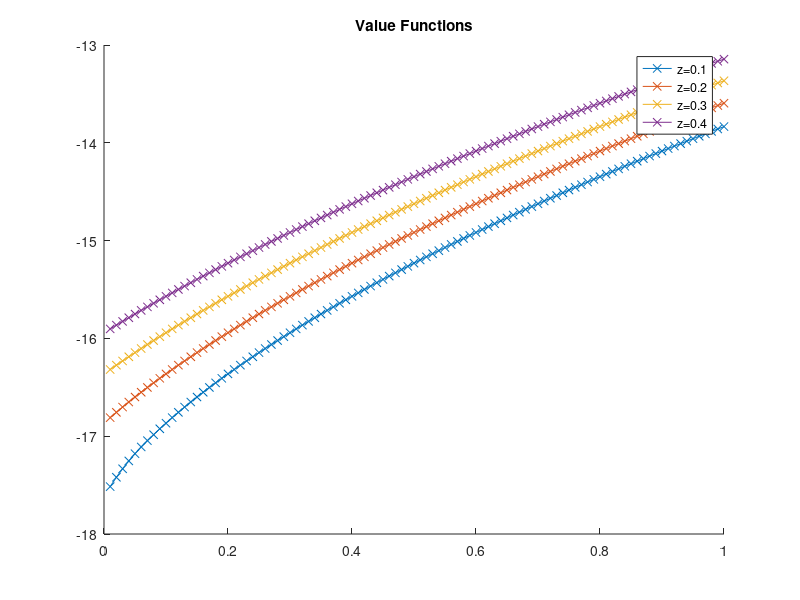
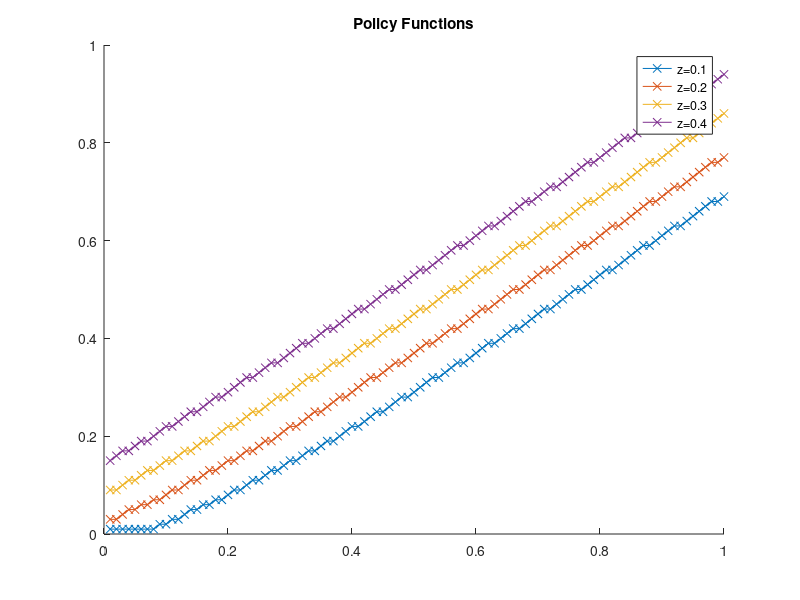

MATLAB code for these plots, in order: (Note: this script raises an error after producing the figures.)
% Infinite Horizon Stochastic Dynamic Programming: 
% Cake Eating with IID Shocks
clc; clear all;close all;

% x: Cake
% z: Endowment Shock
% V(x, z) = max u(x + z - x') + b * E[V(x', z')]
% s.t. 0 <= x' <= x + z

% Params
beta = 0.9;
u = @(c) log(c);
P = [0.4 0.3 0.2 0.1];
Z = [0.1, 0.2, 0.3, 0.4];

% State and Control Space
NX = 100;
NY = 100;
NZ = 4; 
NJ = 100;
lambda = 1; % sampling parameter
MAX = 1.0;
MIN = 0.01;
Xstate = linspace(MIN^(1/lambda), MAX^(1/lambda), NX).^lambda;
Zstate = Z;
control = linspace(MIN^(1/lambda), MAX^(1/lambda), NY).^lambda;

% Utility, Policy and Value Functions
U = zeros(NX, NZ, NY);
V = zeros(NX, NZ, NJ);
Y = zeros(NX, NZ, NJ);

% Utility
for ix = 1:NX
    for iz = 1:NZ
        for iy = 1:NY 
        if control(iy) < Xstate(ix)+Zstate(iz)
            % Feasible Controls
            U(ix, iz, iy) = u(Xstate(ix)+Zstate(iz)-control(iy));
        else
            % Infeasible Controls
            U(ix, iz, iy) = -1000000000;
        end
    end
    end
end

% Value Function Iteration
for ij = NJ-1:-1:1  
    for ix = 1:NX 
        for iz = 1:NZ
            
            %for ixp = 1:NX 
            % V(x, z) = max u(x + z - x') + b * E[V(x', z')]
            %Vtemp = U(ix, iz, ixp) + beta * dot(P,V(ixp, :, ij+1))
            %end
        
         [V(ix, iz, ij), iymax] = max(squeeze(U(ix, iz, :)) + beta*(0.4*V(:, 1, ij+1)+0.3*V(:, 2, ij+1)+0.2*V(:, 3, ij+1)+0.1*V(:, 4, ij+1)));    

        %[V(ix, iz, ij), iymax] = max(reshape(U(ix, iz, :),[1,NY]) + beta*reshape(dot(repmat(P,NX,1),V(:, :, ij+1),2), [1,NY]));    
        Y(ix, iz, ij) = control(iymax);
        end 
    end
end

% Value Functions
figure(1);
hold on;
for i = 1:NZ
    plot(Xstate, V(:, i, 1), '-x');
end
title('Value Functions')
legend('z=0.1', 'z=0.2', 'z=0.3', 'z=0.4')
hold off; 

% Policy Functions
figure(2);
hold on;
for i = 1:NZ
    plot(Xstate, Y(:, i, 1), '-x');
end
title('Policy Functions')
legend('z=0.1', 'z=0.2', 'z=0.3', 'z=0.4')
hold off; 

% Simulations
x0 = 0.5;
T = 10;
zSim = [0.1 0.1 0.1 0.2 0.2 0.2 0.3 0.3 0.3 0.4 0.4 0.4 0.3 0.3 0.3 0.2 0.2 0.2 0.1 0.1 0.1]
xSim = Simulate(zSim, x0, control, Zstate, Y)

figure(3);
hold on;
plot(zSim, '-o');
plot(xSim, '-x');
legend('Endowment', 'Cake');
title('Simulation');
hold off;

function xSim = Simulate(zSim, x0, control, Zstate, Y)
T = length(zSim)
xSim = zeros(1, T);
[val,idx] = min(abs(control-x0));
xSim(1) = control(idx);
for t = 1:T
    [val,idz] = min(abs(Zstate-zSim(t)));
    [val,idx] = min(abs(control-xSim(t)));
    xSim(t+1) = Y(idx,idz,1);
end
end
